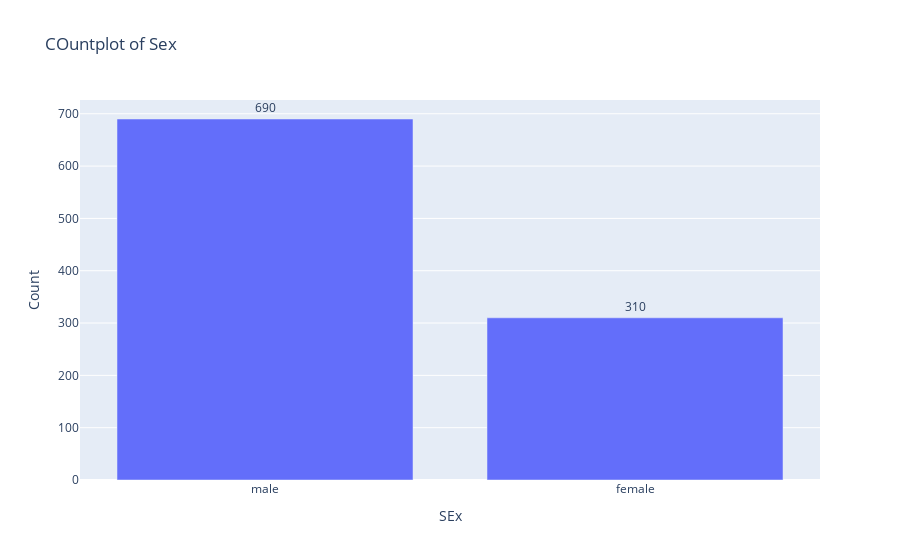
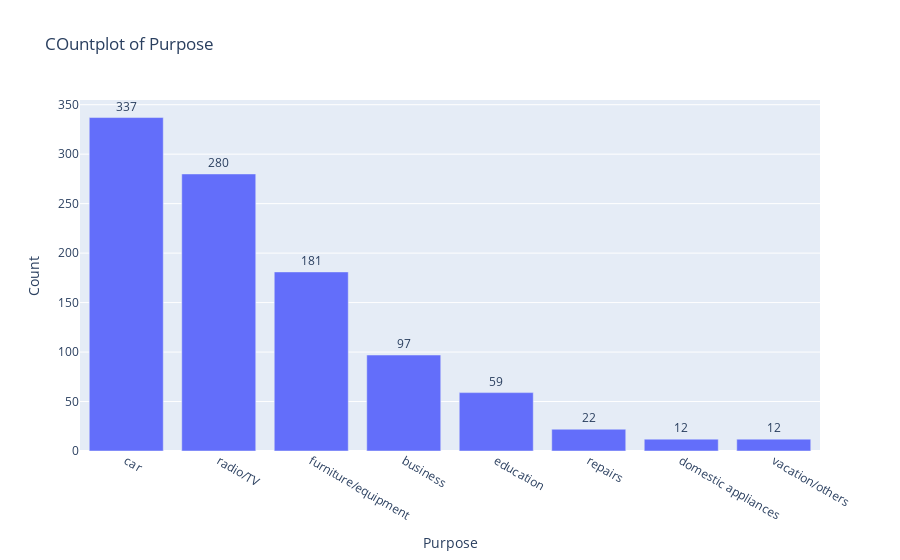
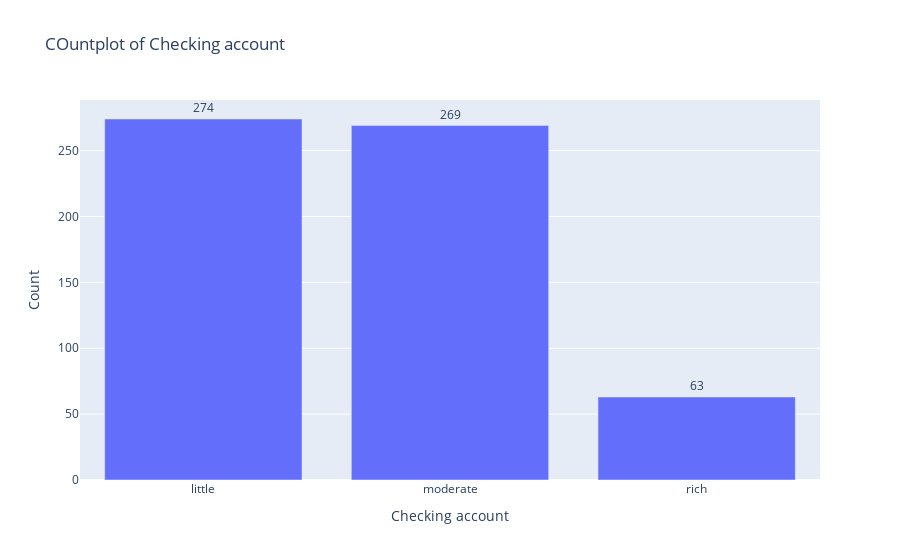
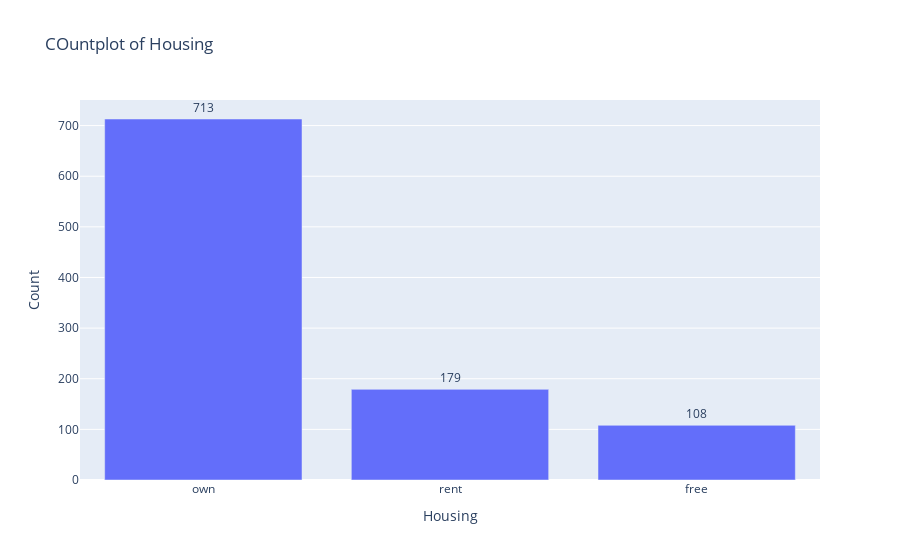

Notebook source saved alongside these figures, in order:
### Code cell
## Countplot of sex
sex_count = train['Sex'].value_counts().reset_index()
fig = go.Figure(go.Bar(
    x = sex_count['Sex'], y =sex_count['count'], text=sex_count['count'],
    textposition='outside'))
fig.update_layout(title_text = 'COuntplot of Sex', xaxis_title='SEx',yaxis_title='Count')
fig.show()

## countplot of purpose
sex_count = train["Purpose"].value_counts().reset_index()
fig = go.Figure(go.Bar(
    x = sex_count['Purpose'], y =sex_count['count'], text=sex_count['count'],
    textposition='outside'))
fig.update_layout(title_text = 'COuntplot of Purpose', xaxis_title='Purpose',yaxis_title='Count')
fig.show()

## countplot of Cjecking account
sex_count = train["Checking account"].value_counts().reset_index()
fig = go.Figure(go.Bar(
    x = sex_count['Checking account'], y =sex_count['count'], text=sex_count['count'],
    textposition='outside'))
fig.update_layout(title_text = 'COuntplot of Checking account', xaxis_title='Checking account',yaxis_title='Count')
fig.show()

## countplot fo housing
sex_count = train["Housing"].value_counts().reset_index()
fig = go.Figure(go.Bar(
    x = sex_count['Housing'], y =sex_count['count'], text=sex_count['count'],
    textposition='outside'))
fig.update_layout(title_text = 'COuntplot of Housing', xaxis_title='Housing',yaxis_title='Count')
fig.show()

## countplot of saving amounts
sex_count = train['Saving accounts'].value_counts().reset_index()
fig = go.Figure(go.Bar(
    x = sex_count['Saving accounts'], y =sex_count['count'], text=sex_count['count'],
    textposition='outside'))
fig.update_layout(title_text = 'COuntplot of Saving accounts', xaxis_title='Saving accounts',yaxis_title='Count')
fig.show()

### Figure 1 — Plotly figure (JSON) as saved in the notebook; plotly's stock layout.template omitted (floating-point values rounded to 4 significant figures)
{"data": [{"text": [690, 310], "textposition": "outside", "type": "bar", "x": ["male", "female"], "y": [690, 310]}], "layout": {"title": {"text": "COuntplot of Sex"}, "xaxis": {"title": {"text": "SEx"}}, "yaxis": {"title": {"text": "Count"}}}}

### Figure 2 — Plotly figure (JSON) as saved in the notebook; plotly's stock layout.template omitted (floating-point values rounded to 4 significant figures)
{"data": [{"text": [337, 280, 181, 97, 59, 22, 12, 12], "textposition": "outside", "type": "bar", "x": ["car", "radio/TV", "furniture/equipment", "business", "education", "repairs", "domestic appliances", "vacation/others"], "y": [337, 280, 181, 97, 59, 22, 12, 12]}], "layout": {"title": {"text": "COuntplot of Purpose"}, "xaxis": {"title": {"text": "Purpose"}}, "yaxis": {"title": {"text": "Count"}}}}

### Figure 3 — Plotly figure (JSON) as saved in the notebook; plotly's stock layout.template omitted (floating-point values rounded to 4 significant figures)
{"data": [{"text": [274, 269, 63], "textposition": "outside", "type": "bar", "x": ["little", "moderate", "rich"], "y": [274, 269, 63]}], "layout": {"title": {"text": "COuntplot of Checking account"}, "xaxis": {"title": {"text": "Checking account"}}, "yaxis": {"title": {"text": "Count"}}}}

### Figure 4 — Plotly figure (JSON) as saved in the notebook; plotly's stock layout.template omitted (floating-point values rounded to 4 significant figures)
{"data": [{"text": [713, 179, 108], "textposition": "outside", "type": "bar", "x": ["own", "rent", "free"], "y": [713, 179, 108]}], "layout": {"title": {"text": "COuntplot of Housing"}, "xaxis": {"title": {"text": "Housing"}}, "yaxis": {"title": {"text": "Count"}}}}
